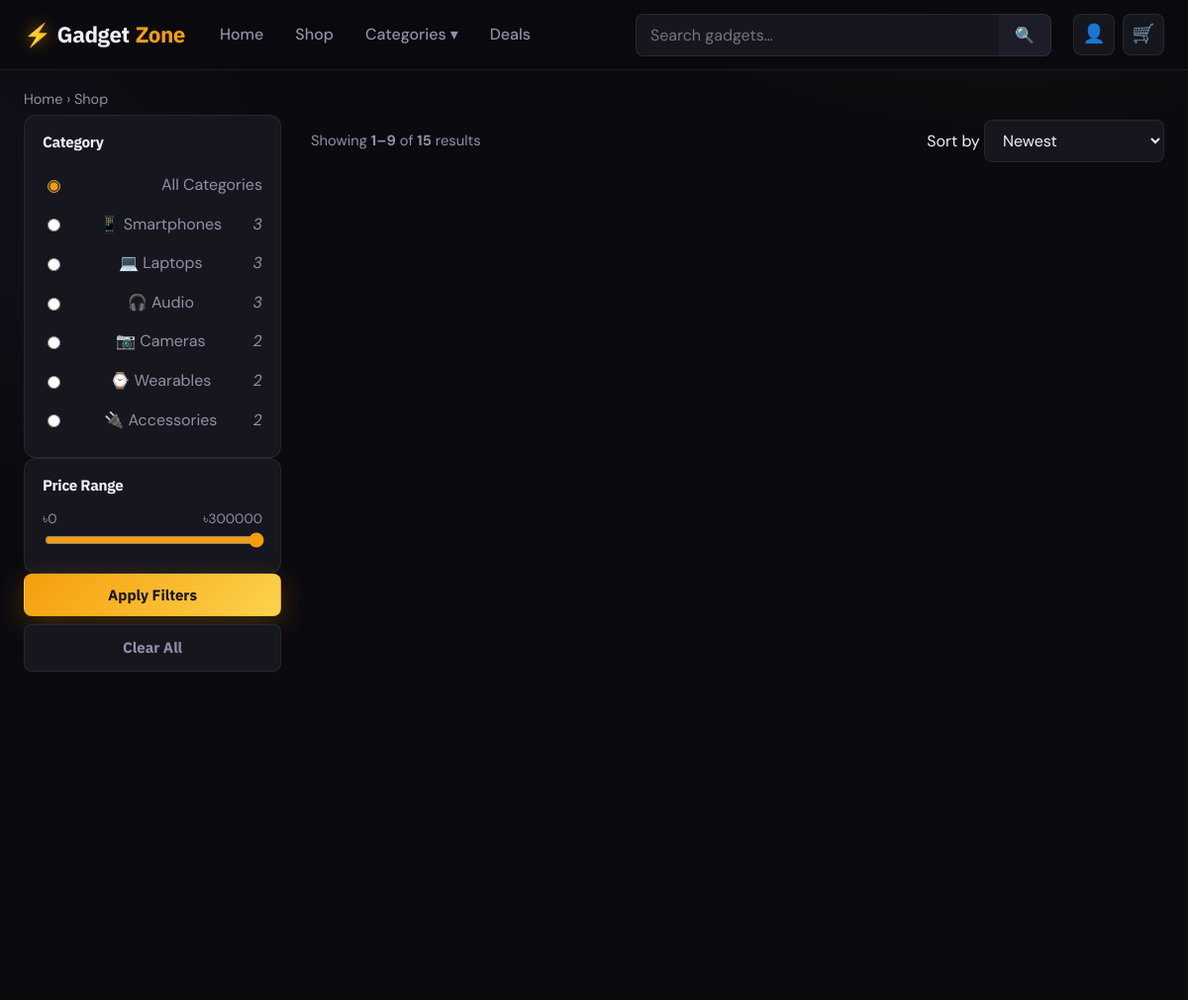
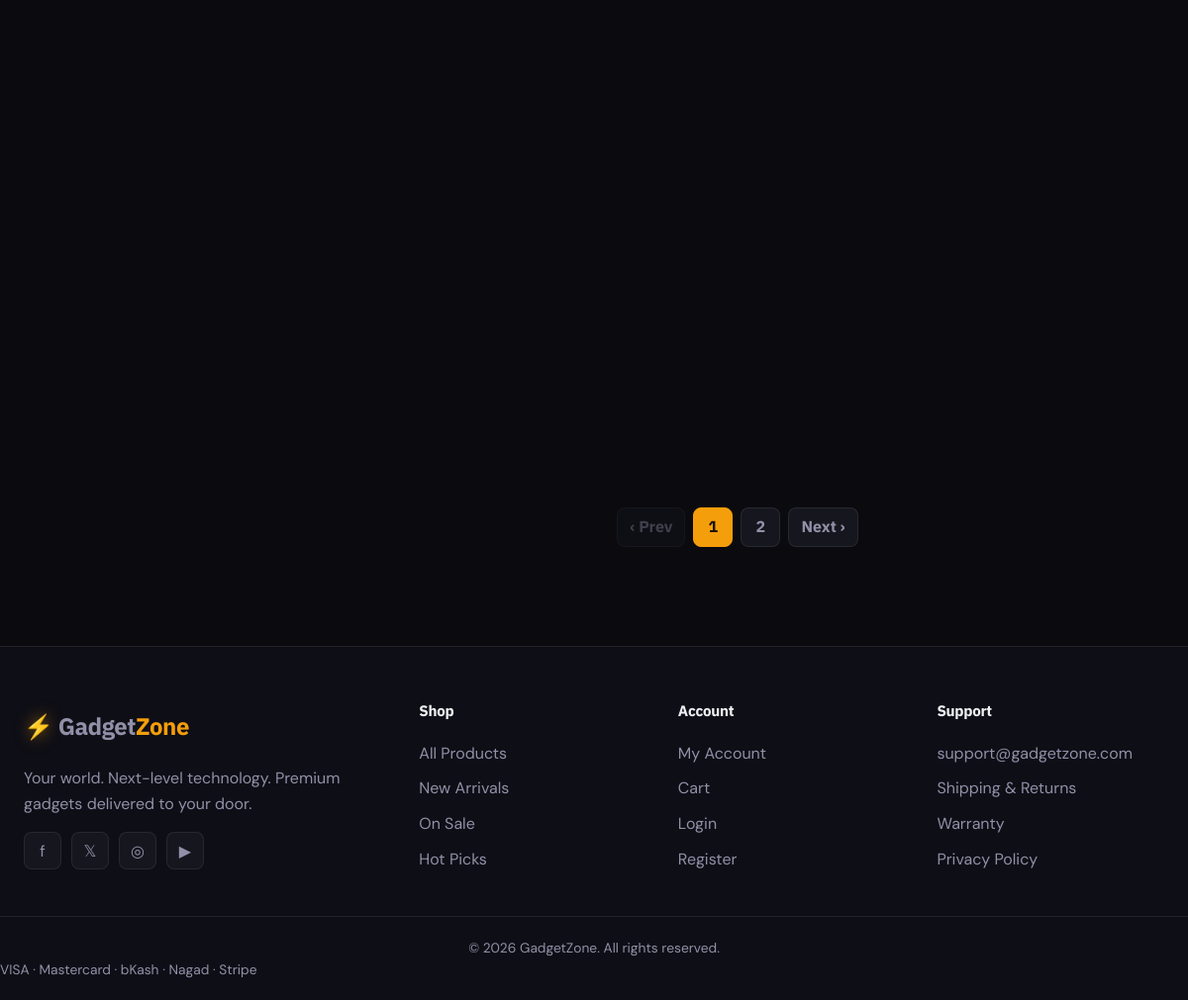
The app's page /pages/shop.php with its own data (2 pictures, top to bottom).
### tables this page shows
CREATE TABLE IF NOT EXISTS categories (
    id   INT AUTO_INCREMENT PRIMARY KEY,
    name VARCHAR(100) NOT NULL,
    slug VARCHAR(100) NOT NULL UNIQUE,
    icon VARCHAR(10)  NOT NULL DEFAULT '📦'
);

### includes/functions.php (the view, shortened to what this page needs)
<?php
function e($data)
{
    return htmlspecialchars((string)$data, ENT_QUOTES, 'UTF-8');
}
    ob_start(); ?>

### includes/db.php (called while the page is built, shortened)
<?php
function url($path = '')
{
    return BASE_URL . '/' . ltrim($path, '/');
}
require_once __DIR__ . '/functions.php';

### includes/functions.php (the view, shortened to what this page needs)
<?php
function e($data)
{
    return htmlspecialchars((string)$data, ENT_QUOTES, 'UTF-8');
}
function renderProductCard($p)
{
    ob_start(); ?>
    <?php
    return ob_get_clean();
}

### pages/shop.php (shortened to what this page needs)
<?php
require_once __DIR__ . '/../includes/db.php';
$catSlug = isset($_GET['cat'])    ? sanitize($_GET['cat'])    : '';
$search  = isset($_GET['search']) ? sanitize($_GET['search']) : '';
$badge   = isset($_GET['badge'])  ? strtoupper(sanitize($_GET['badge'])) : '';
$sort    = $_GET['sort'] ?? 'newest';
$minP    = isset($_GET['min']) ? max(0, (int)$_GET['min']) : 0;
$maxP    = isset($_GET['max']) ? (int)$_GET['max'] : 300000;
$page    = max(1, (int)($_GET['page'] ?? 1));
$perPage = 9;
$offset  = ($page - 1) * $perPage;
if (!in_array($badge, ['NEW','HOT','SALE'], true)) { $badge = ''; }
$where  = ['1=1'];
$params = [];
$types  = '';
$where[] = 'p.price >= ? AND p.price <= ?'; $params[] = $minP; $params[] = $maxP; $types .= 'ii';
$whereSql = implode(' AND ', $where);
$orderMap = [
    'newest'    => 'p.created_at DESC, p.id DESC',
    'popular'   => 'p.featured DESC, p.stock ASC',
    'rating'    => 'p.id DESC',
    'price_asc' => 'p.price ASC',
    'price_desc'=> 'p.price DESC',
];
$orderSql = $orderMap[$sort] ?? $orderMap['newest'];
$countSql = "SELECT COUNT(*) AS c FROM products p WHERE $whereSql";
$stmt = $conn->prepare($countSql);
if ($types) { $stmt->bind_param($types, ...$params); }
$stmt->execute();
$total = (int)$stmt->get_result()->fetch_assoc()['c'];
$totalPages = max(1, (int)ceil($total / $perPage));
$listSql = "SELECT p.*, c.name AS category_name FROM products p
            LEFT JOIN categories c ON c.id=p.category_id
            WHERE $whereSql ORDER BY $orderSql LIMIT ? OFFSET ?";
$stmt = $conn->prepare($listSql);
$lt = $types . 'ii';
$lp = array_merge($params, [$perPage, $offset]);
$stmt->bind_param($lt, ...$lp);
$stmt->execute();
$products = $stmt->get_result()->fetch_all(MYSQLI_ASSOC);
$sideCats = [];
$sql = "SELECT c.*, COUNT(p.id) AS cnt FROM categories c
        LEFT JOIN products p ON p.category_id=c.id GROUP BY c.id ORDER BY c.id";
if ($res = $conn->query($sql)) { while ($r = $res->fetch_assoc()) { $sideCats[] = $r; } $res->free(); }
function shopUrl(array $override = [])
{
    $base = ['cat'=>$_GET['cat']??'','search'=>$_GET['search']??'','badge'=>$_GET['badge']??'',
             'sort'=>$_GET['sort']??'','min'=>$_GET['min']??'','max'=>$_GET['max']??'','page'=>$_GET['page']??''];
    $merged = array_merge($base, $override);
    $merged = array_filter($merged, fn($v) => $v !== '' && $v !== null);
    return url('pages/shop.php') . (empty($merged) ? '' : '?' . http_build_query($merged));
}
$from = $total ? $offset + 1 : 0;
$to   = min($offset + $perPage, $total);
require_once __DIR__ . '/../includes/header.php';
?>
<div class="container">
    <nav class="breadcrumb"><a href="<?= url('index.php') ?>">Home</a> › <span>Shop<?= $catName ? ' › ' . e($catName) : '' ?></span></nav>
    <div class="shop-layout">
        <aside class="shop-sidebar">
            <form method="GET" action="<?= url('pages/shop.php') ?>" id="filterForm">
                <div class="filter-block">
                    <h4>Category</h4>
                    <label class="radio-row">
                        <input type="radio" name="cat" value="" <?= $catSlug === '' ? 'checked' : '' ?> onchange="this.form.submit()">
                        <span>All Categories</span>
                    </label>
                    <?php foreach ($sideCats as $c): ?>
                        <label class="radio-row">
                            <input type="radio" name="cat" value="<?= e($c['slug']) ?>" <?= $catSlug === $c['slug'] ? 'checked' : '' ?> onchange="this.form.submit()">
                            <span><?= e($c['icon']) ?> <?= e($c['name']) ?></span>
                            <em><?= (int)$c['cnt'] ?></em>
                        </label>
                    <?php endforeach; ?>
                </div>
                <div class="filter-block">
                    <h4>Price Range</h4>
                    <div class="price-labels"><span>৳<span id="minLabel"><?= $minP ?></span></span><span>৳<span id="maxLabel"><?= $maxP ?></span></span></div>
                    <input type="range" name="max" id="priceRange" min="0" max="300000" step="1000" value="<?= $maxP ?>"
                           oninput="document.getElementById('maxLabel').textContent = (+this.value).toLocaleString()">
                </div>
                <div class="filter-actions">
                    <button type="submit" class="btn btn-primary btn-block">Apply Filters</button>
                    <a href="<?= url('pages/shop.php') ?>" class="btn btn-ghost btn-block">Clear All</a>
                </div>
            </form>
        </aside>
        <section class="shop-main">
            <div class="shop-toolbar">
                <p class="results-count">
                    <?php if ($total): ?>
                        Showing <strong><?= $from ?>–<?= $to ?></strong> of <strong><?= $total ?></strong> results<?= $catName ? ' in ' . e($catName) : '' ?>
                    <?php else: ?>
                        No results<?= $catName ? ' in ' . e($catName) : '' ?>
                    <?php endif; ?>
                </p>
                <form method="GET" action="<?= url('pages/shop.php') ?>" class="sort-form">
                    <label>Sort by</label>
                    <select name="sort" onchange="this.form.submit()">
                        <option value="newest"     <?= $sort==='newest'?'selected':'' ?>>Newest</option>
                    </select>
                </form>
            </div>
            <?php if ($products): ?>
                <div class="product-grid grid-3">
                </div>
                <?php if ($totalPages > 1): ?>
                <nav class="pagination">
                    <?php if ($page > 1): ?>
                        <a class="page-btn" href="<?= shopUrl(['page'=>$page-1]) ?>">‹ Prev</a>
                    <?php else: ?>
                        <span class="page-btn disabled">‹ Prev</span>
                    <?php endif; ?>
                    <?php for ($i = 1; $i <= $totalPages; $i++): ?>
                        <?php if ($i == $page): ?>
                            <span class="page-btn active"><?= $i ?></span>
                        <?php else: ?>
                            <a class="page-btn" href="<?= shopUrl(['page'=>$i]) ?>"><?= $i ?></a>
                        <?php endif; ?>
                    <?php endfor; ?>
                    <?php if ($page < $totalPages): ?>
                        <a class="page-btn" href="<?= shopUrl(['page'=>$page+1]) ?>">Next ›</a>
                    <?php else: ?>
                        <span class="page-btn disabled">Next ›</span>
                    <?php endif; ?>
                </nav>
                <?php endif; ?>
            <?php endif; ?>
        </section>
    </div>
</div>
<?php require_once __DIR__ . '/../includes/footer.php'; ?>

### assets/css/style.css (style rules this page uses)
:root { --bg: #0a0a0f; --bg-2: #0e0e16; --surface: #16161f; --surface-2: #1d1d29; --border: rgba(255, 255, 255, 0.08); --border-strong:rgba(255, 255, 255, 0.16); --text: #f0f0f5; --text2: #9090a8; --accent: #f59e0b; --accent-light: #fcd34d; --accent-dim: rgba(245, 158, 11, 0.14); --green: #34d399; --red: #f87171; --blue: #60a5fa; --purple: #a78bfa; --radius: 12px; --radius-sm: 8px; --radius-lg: 20px; --font-head: 'IBM Plex Sans', system-ui, sans-serif; --font-body: 'DM Sans', system-ui, sans-serif; --shadow: 0 10px 40px rgba(0, 0, 0, 0.45); --shadow-amber: 0 8px 30px rgba(245, 158, 11, 0.25); --maxw: 1240px; }
*, *::before, *::after { box-sizing: border-box; }
html { scroll-behavior: smooth; }
body { margin: 0; background: var(--bg); color: var(--text); font-family: var(--font-body); font-size: 16px; line-height: 1.6; -webkit-font-smoothing: antialiased; background-image: radial-gradient(900px 600px at 85% -10%, rgba(245, 158, 11, 0.08), transparent 60%), radial-gradient(700px 500px at -10% 10%, rgba(167, 139, 250, 0.06), transparent 60%); background-attachment: fixed; }
h1, h2, h3, h4 { font-family: var(--font-head); font-weight: 800; line-height: 1.18; margin: 0 0 .5em; letter-spacing: -0.02em; }
a { color: inherit; text-decoration: none; }
input, button, select, textarea { font-family: inherit; font-size: inherit; color: inherit; }
button { cursor: pointer; }
.container { width: 100%; max-width: var(--maxw); margin: 0 auto; padding: 0 24px; }
.btn { display: inline-flex; align-items: center; justify-content: center; gap: 8px; padding: 11px 20px; border-radius: var(--radius-sm); border: 1px solid transparent; font-family: var(--font-head); font-weight: 700; font-size: .94rem; transition: transform .15s ease, box-shadow .2s ease, background .2s ease, border-color .2s ease; white-space: nowrap; background: var(--surface-2); color: var(--text); }
.btn-primary { background: linear-gradient(135deg, var(--accent), var(--accent-light)); color: #1a1207; box-shadow: var(--shadow-amber); }
.btn-ghost { background: var(--surface); border-color: var(--border); color: var(--text2); }
.btn-block { display: flex; width: 100%; }
.breadcrumb { padding: 18px 0 4px; color: var(--text2); font-size: .9rem; }
.product-grid { display: grid; gap: 22px; }
.product-grid.grid-3 { grid-template-columns: repeat(3, 1fr); }
.shop-layout { display: grid; grid-template-columns: 260px 1fr; gap: 30px; align-items: start; padding-bottom: 60px; }
.shop-sidebar { position: sticky; top: 90px; display: flex; flex-direction: column; gap: 22px; }
.filter-block { background: var(--surface); border: 1px solid var(--border); border-radius: var(--radius); padding: 18px; }
.filter-block h4 { font-size: .95rem; margin-bottom: 14px; }
.radio-row { display: flex; align-items: center; justify-content: space-between; padding: 7px 0; color: var(--text2); cursor: pointer; }
.radio-row input { accent-color: var(--accent); margin-right: 8px; }
.price-labels { display: flex; justify-content: space-between; color: var(--text2); font-size: .85rem; margin-top: 8px; }
input[type="range"] { width: 100%; accent-color: var(--accent); }
.filter-actions { display: flex; flex-direction: column; gap: 8px; }
.shop-main { min-width: 0; }
.shop-toolbar { display: flex; align-items: center; justify-content: space-between; gap: 16px; margin-bottom: 22px; flex-wrap: wrap; }
.results-count { color: var(--text2); font-size: .92rem; }
.sort-form select { padding: 9px 14px; background: var(--surface); border: 1px solid var(--border); border-radius: var(--radius-sm); color: var(--text); outline: none; }
.pagination { display: flex; gap: 8px; justify-content: center; margin-top: 40px; }
.page-btn { display: inline-flex; align-items: center; justify-content: center; min-width: 40px; height: 40px; padding: 0 12px; background: var(--surface); border: 1px solid var(--border); border-radius: var(--radius-sm); color: var(--text2); font-weight: 700; font-family: var(--font-head); }
.page-btn.active { background: var(--accent); color: #1a1207; border-color: var(--accent); }
.page-btn.disabled { opacity: .4; pointer-events: none; }

### records on screen
categories: slug "☐ 📱 Smartphones 3", icon "📱", name "Smartphones", cnt "3"
categories: slug "☐ 💻 Laptops 3", icon "💻", name "Laptops", cnt "3"
categories: slug "☐ 🎧 Audio 3", icon "🎧", name "Audio", cnt "3"
categories: slug "☐ 📷 Cameras 2", icon "📷", name "Cameras", cnt "2"
categories: slug "☐ ⌚ Wearables 2", icon "⌚", name "Wearables", cnt "2"
categories: slug "☐ 🔌 Accessories 2", icon "🔌", name "Accessories", cnt "2"

### other values on screen
$minP "0"
$maxP "300000"
$from "1"
$to "9"
$total "15"
